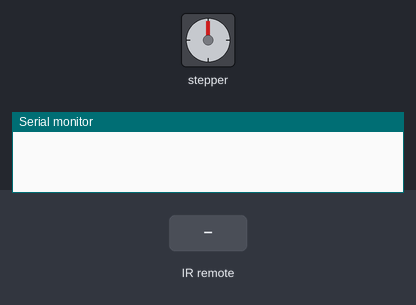
Simulated run of this sketch. Board: Arduino Uno, built with avr-gcc and run on an emulated ATmega328P. On the bench: stepper motor, the last lines printed to the serial monitor. The inputs (shaded band) are chosen by the test bench. Stepper angles assume 2048 steps per turn.

Above: at 1.2 s.
1.3 s: infrared code 0x1C received
At 2.9 s:
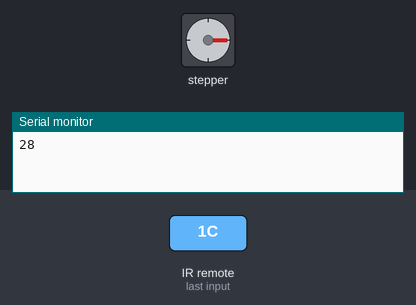
3.8 s: infrared code 0x1D received
At 4.27 s:
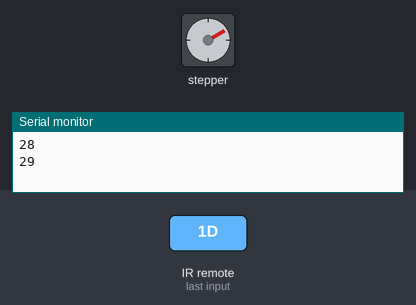
5.9 s: infrared code 0x1D received
At 7.6 s:
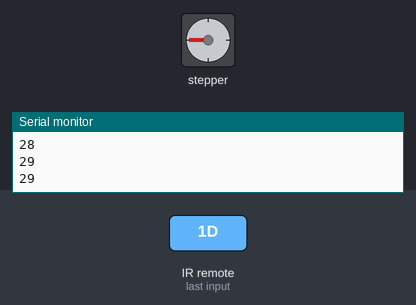
8.4 s: infrared code 0x1C received
At 8.87 s:
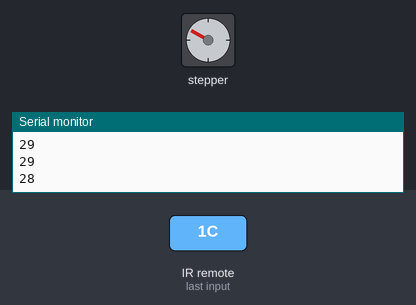
Timing chart, 0 to 11.4 s (numbered marks = the images above; inputs shaded):
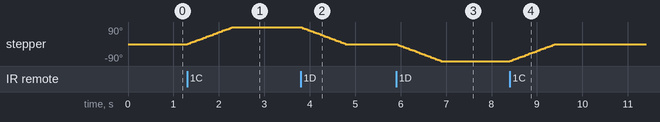

The sketch:

receive.ino
```cpp
// #include "C:\\Users\\nguye\\OneDrive\\Documents\\Arduino\\libraries\\IRremote\\src\\IRremote.hpp"
#include <IRremote.h>

#define IR_RECEIVE_PIN 3
IRrecv irrecv(IR_RECEIVE_PIN);
uint32_t NEC_received_command;

#include <Stepper.h>
#define STEPS 2048
#define IN1 4
#define IN2 5
#define IN3 6
#define IN4 7
const int speed = 15; // [5, 15]
Stepper stepper(STEPS, IN1, IN3, IN2, IN4);


void setup() {
  stepper.setSpeed(speed);
  Serial.begin(9600);
  irrecv.enableIRIn();
}

void loop() {
  if (irrecv.decode()) {
    NEC_received_command = irrecv.decodedIRData.command;
    Serial.println(NEC_received_command);
    if (NEC_received_command == 0x1C) {
      int angle = 90;
      int step = map(angle,0,360,0,STEPS);
      stepper.step(step);
      delay(500);
    }
    else if (NEC_received_command == 0x1D)  {
      int angle = 90;
      int step = map(angle,0,360,0,STEPS);
      stepper.step(-step);
      delay(500);
    }
    irrecv.resume();
  }
}
```

Measured:
- after the input at 1.3 s, stepper: turns 90° clockwise in 1.0 s, starting at once
- after the input at 3.8 s, stepper: turns 90° counter-clockwise in 0.98 s, starting at once
- after the input at 5.9 s, stepper: turns 90° counter-clockwise in 0.98 s, starting at once
- after the input at 8.4 s, stepper: turns 90° clockwise in 1.0 s, starting at once
